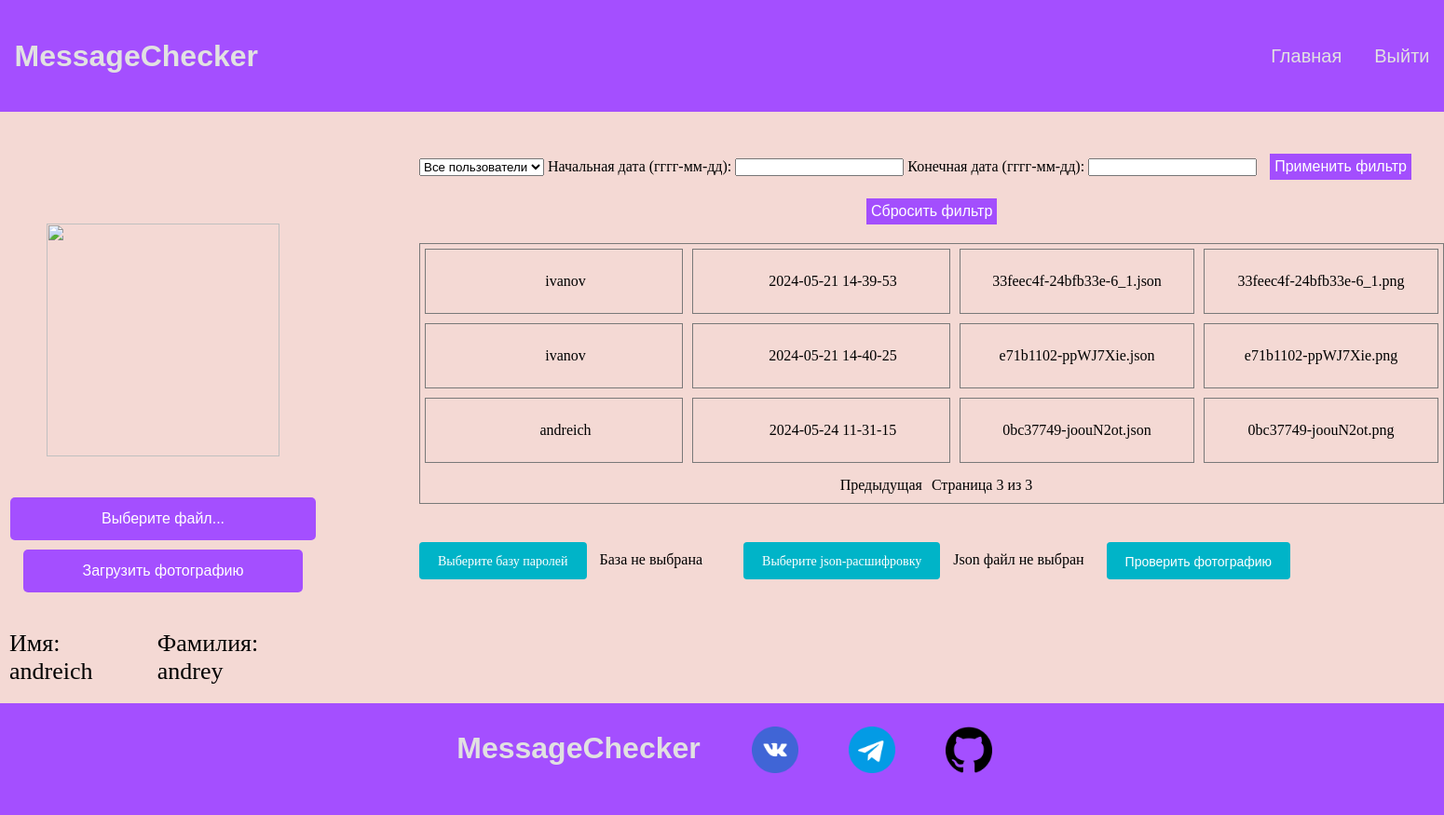
Screenshot of /profile?page=3&start=&end= (signed in) with the database file from the repository.
### tables this page shows
CREATE TABLE mainmenu (
	id INTEGER NOT NULL, 
	title VARCHAR(20), 
	url VARCHAR(20), 
	PRIMARY KEY (id)
);

CREATE TABLE "users"
(
    id_user      INTEGER      not null
        primary key,
    user_surname VARCHAR(64)  not null,
    user_name    VARCHAR(64)  not null,
    email        VARCHAR(100) not null
        unique,
    password     VARCHAR(20)  not null,
    avatar       VARCHAR(100)    default null,
    role         BOOLEAN default False
);

CREATE TABLE uses (
	id_use INTEGER NOT NULL, 
	date_time DATETIME, 
	id_user INTEGER, 
	id_image INTEGER, 
	id_file INTEGER, 
	PRIMARY KEY (id_use), 
	FOREIGN KEY(id_user) REFERENCES users (id_user), 
	FOREIGN KEY(id_image) REFERENCES images (id_image), 
	FOREIGN KEY(id_file) REFERENCES files (id_file)
);

CREATE TABLE "files"
(
    id_file   INTEGER
        primary key autoincrement,
    file_name VARCHAR(101),
    id_user   INTEGER
        references users,
    id_image  INTEGER
        references users
);

CREATE TABLE images (
	id_image INTEGER NOT NULL, 
	image_name VARCHAR(100), 
	id_user INTEGER, 
	PRIMARY KEY (id_image), 
	FOREIGN KEY(id_user) REFERENCES users (id_user)
);

### app.py (the view, shortened to what this page needs)
@app.route('/profile')
@login_required
def profile():
    start_date = request.args.get('start')
    end_date = request.args.get('end')
    detected = request.args.get('detected')
    selected_user = request.args.get('user')
    usages = dbase.getuserusage(current_user.get_id()) if int(current_user.get_role()) == 0 else dbase.getallusage()
    print('1111111111111111111111111111', usages)
    if start_date is None:
        start_date = ''  # Установите значение по умолчанию, если параметр не передан
    if end_date is None:
        end_date = ''  # Установите значение по умолчанию, если параметр не передан
    if detected is None:
        detected = ''  # Установите значение по умолчанию, если параметр не передан
    if selected_user:
        usages = [usage for usage in usages if usage['user_name'] == selected_user]
    page = request.args.get('page', 1, type=int)
    per_page = 5
    start = (page - 1) * per_page
    end = start + per_page
    total_pages = (len(usages) + per_page - 1) // per_page
    if type(usages) != str:
        sliced_usages = usages[start:end]
    formatted_usages = []
    if int(current_user.get_role()) == 0:
        for i in sliced_usages:
            formatted_usage = [
                i['date_time'],
                str(i['image_name'].split('\\')[1]),
                str(i['file_name'].split('\\')[2])
            ]
            formatted_usages.append(formatted_usage)
    else:
        for i in sliced_usages:
            formatted_usage = [
                i['date_time'],
                str(i['image_name'].split('\\')[1]),
                str(i['file_name'].split('\\')[2]),
                str(i['user_name'])
            ]
            formatted_usages.append(formatted_usage)
    if int(current_user.get_role()) == 0:
        return render_template('profile.html', menu=dbase.getmenu(), uses=formatted_usages, total_pages=total_pages,
                               page=page, start_date=start_date, end_date=end_date)
    else:
        unique_users = dbase.get_unique_users()
        return render_template('admin_profile.html', menu=dbase.getmenu(), uses=formatted_usages,
                               total_pages=total_pages, page=page, start_date=start_date, end_date=end_date,
                               unique_users=unique_users, selected_user=selected_user, detected=detected)

### app.py (called while the page is built)
@login_manager.user_loader
def load_user(user_id):
    return UserLogin().fromDB(user_id, dbase)

def connect_db():
    conn = sqlite3.connect(app.config['DATABASE'])
    conn.row_factory = sqlite3.Row
    return conn

def get_db():
    if not hasattr(g, 'link_db'):
        g.link_db = connect_db()
    return g.link_db

@app.before_request
def before_request():
    global dbase
    db = get_db()
    dbase = FDataBase(db)

### helpers/FDataBase.py (called while the page is built)
    def getmenu(self):
        try:
            self.__cur.execute(f"SELECT * FROM mainmenu")
            res = self.__cur.fetchall()
            if res: return res
        except sqlite3.Error as e:
            print("Ошибка получения данных из БД " + str(e))

    def getuser(self, id_user):
        try:
            self.__cur.execute(f"SELECT * FROM users WHERE id_user = {id_user} LIMIT 1")
            res = self.__cur.fetchone()
            if not res:
                print("Пользователь не найден")
                return False
            return res
        except sqlite3.Error as e:
            print("Ошибка получения данных из БД " + str(e))
        return False

    def getallusage(self):
        try:
            self.__cur.execute(f"SELECT us.user_name, i.image_name, f.file_name, u.date_time FROM uses u "
                               f"INNER JOIN users us ON u.id_user = us.id_user "
                               f"INNER JOIN images i ON u.id_image = i.id_image "
                               f"INNER JOIN files f ON u.id_file = f.id_file")
            res = self.__cur.fetchall()
            if not res:
                res = "Модель еще не была использована"
                print(11111111111111111111111, res)
                return res
            return res
        except sqlite3.Error as e:
            print("Ошибка file" + str(e))
        return False

    def get_unique_users(self):
        try:
            self.__cur.execute(f"SELECT DISTINCT us.user_name FROM uses u "
                               f"INNER JOIN users us ON u.id_user = us.id_user ")
            users = self.__cur.fetchall()
            return [user[0] for user in users]
        except sqlite3.Error as e:
            print("Ошибка " + str(e))
        return False

### helpers/UserLogin.py (called while the page is built)
    def fromDB(self, user_id, db):
        self.__user = db.getuser(user_id)
        return self

    def get_role(self):
        return str(self.__user['role'])

    def getname(self):
        return self.__user['user_name'] if self.__user else 'Без имени'

### templates/admin_profile.html (shortened to what this page needs)
<!DOCTYPE html>
<html lang="en">
<head>
    <link rel="stylesheet" type="text/css" href="{{ url_for('static', filename='css/admin.css') }}">
    <link rel="stylesheet" type="text/css" href="{{ url_for('static', filename='css/errors.css') }}">
</head>
<body>
    <div class="header">
         <div class="logo">
            <h1>MessageChecker</h1>
        </div>
        <div class="menu">
            {% for m in menu %}
            {%if m.title == 'Войти'%}
                <a href="{{ url_for('logout') }}">Выйти</a>
            {%else%}
                <a href="{{m.url}}">{{m.title}}</a>
            {%endif%}
            {% endfor %}
        </div>
    </div>
<div class="main">
    <div class="profile">
    <div class="avatar">
        <img src="{{ url_for('userava') }}" alt="" style="width: 250px; height: 250px;">
    </div>
    <div class="form-container">
    <form action="{{ url_for('upload')}}" method="post" enctype="multipart/form-data" style="display: flex">
      <div class="input-file-container">
        <label tabindex="0" for="my-file" class="input-file-trigger">Выберите файл...</label>
        <input type="submit" value="Загрузить фотографию">
      </div>
    </form>
    </div>
    <div class="name_surname">
            <p>Имя: {{ current_user.getname() }}</p>
            <p>Фамилия: {{ current_user.getsurname() }}</p>
    </div>
    <div class="email">
            <p>Email: {{ current_user.getemail() }}</p>
    </div>
    </div>
<div class="func">
    <div class="filters">
    <form action="{{ url_for('profile') }}" method="get">
        <select id="user" name="user">
            <option value="">Все пользователи</option>
        </select>
        <label for="start">Начальная дата (гггг-мм-дд):</label>
        <input type="text" id="start" name="start" value="{{ start_date}}">
        <label for="end">Конечная дата (гггг-мм-дд):</label>
        <input type="text" id="end" name="end" value="{{ end_date }}">
        <button type="submit">Применить фильтр</button>
    </form>
         <a href="{{ url_for('profile')}}"><button type="reset">Сбросить фильтр</button></a>
    </div>
<div class="uses">
    {% if not uses[0][1] %}
        {{uses}}
    {% else %}
        {% for u in uses %}
            <div class="rows">
                <p style="padding-left: 50px">{{ u[3] }}</p>
                <p style="padding-left: 50px">{{ u[0] }}</p>
                 <a class="image_f" href="{{ url_for('download_file', date_time=u[0], filename=u[2]) }}">{{ u[2] }}</a>
                <a class="image_d" href="{{ url_for('download_image', filename=u[1]) }}">{{ u[1] }}</a>
            </div>
        {% endfor %}
    <div class="pagination">
    {% if page > 1 %}
        <a class="paga" href="{{ url_for('profile', page=page-1, start=start_date, end=end_date, user=selected_user ) }}">Предыдущая</a>
    {% endif %}
    <span>Страница {{page}} из {{total_pages}}</span>
    </div>
    {% endif %}
</div>
<form action="{{ url_for('check_json') }}" method="post" enctype="multipart/form-data">
    <label class="input-e input-db">
        <span title="База должна иметь вид {'1': password, ..., n: password_n} " class="input-db-btn">Выберите базу паролей</span>
        <span class="input-e-text">База не выбрана</span>
    </label>
    <label class="input-e input-img" style="margin-left: 20px;">
        <span class="input-img-btn">Выберите json-расшифровку</span>
        <span class="input-e-text">Json файл не выбран</span>
    </label>
    <button class='db-sub'  type="submit">Проверить фотографию</button>
</form>
</div>
    </div>
<div class="footer">
        <div class="footer-logo">
            <h1>MessageChecker</h1>
        </div>
        <div class="links">
            <a href="">
                <img src="{{ url_for('static', filename='images/vk.png') }}" alt="" style="">
            </a>
            <a href="">
                <img src="{{ url_for('static', filename='images/tg.png') }}" alt="" style="width: 50px; height: 50px">
            </a>
            <a href="">
                <img src="{{ url_for('static', filename='images/github.png') }}" alt="" style="width: 50px; height: 50px">
            </a>
        </div>
    </div>
</body>
</html>

### rows the page displays
mainmenu: title "Главная"
users: getname "andreich", getsurname "andrey"
uses: user_name "ivanov", date_time "2024-05-21 14-39-53", file_name "33feec4f-24bfb33e-6_1.json", image_name "33feec4f-24bfb33e-6_1.png"
uses: user_name "ivanov", date_time "2024-05-21 14-40-25", file_name "e71b1102-ppWJ7Xie.json", image_name "e71b1102-ppWJ7Xie.png"
uses: user_name "andreich", date_time "2024-05-24 11-31-15", file_name "0bc37749-joouN2ot.json", image_name "0bc37749-joouN2ot.png"

### other values shown
{{ page }} "3"
{{ total_pages }} "3"
